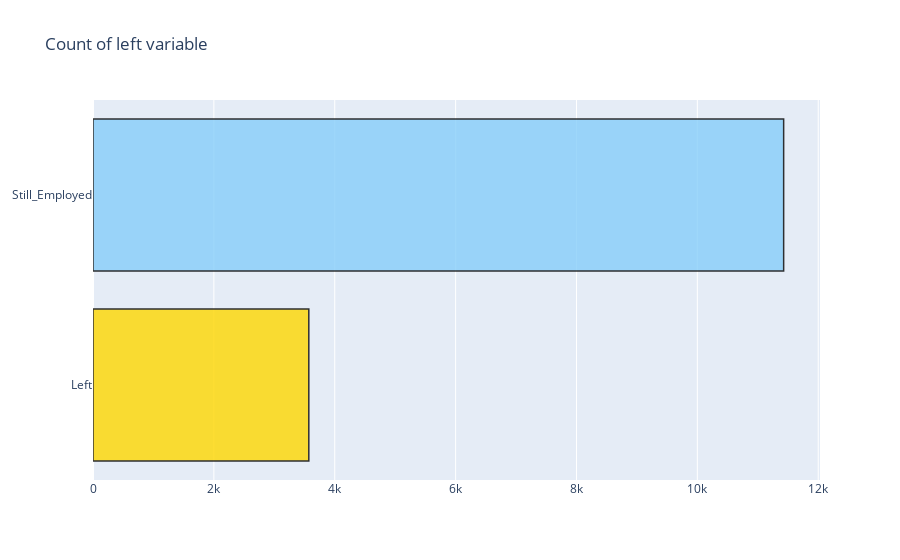
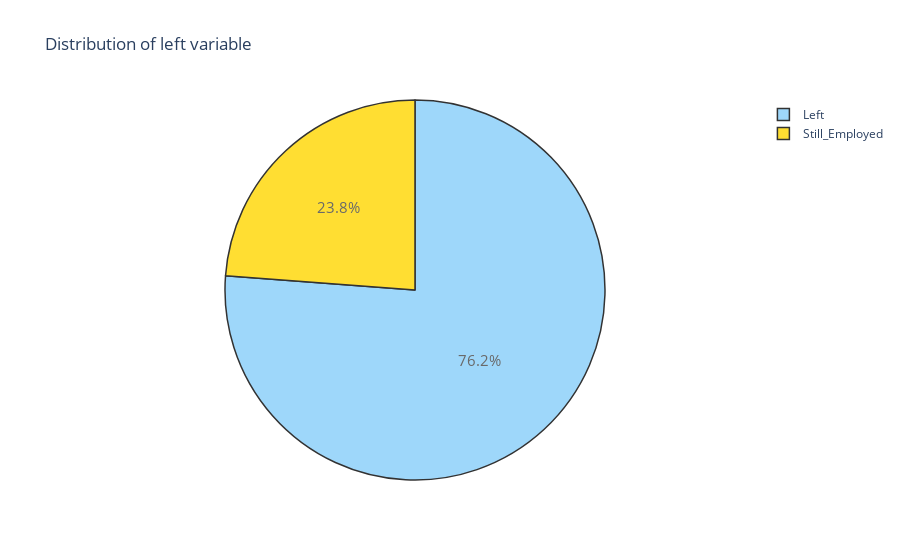

The cell these charts' notebook holds for them, in order:
### Markdown cell above
### 2.2 Target Distribution

### Code cell
left = hr[(hr['left'] == 1)]
no_left = hr[(hr['left'] == 0)]

#------------COUNT-----------------------
trace = go.Bar(x = (len(left), len(no_left)), y = ['Left', 'Still_Employed'], orientation = 'h', opacity = 0.8, marker=dict(
        color=['gold', 'lightskyblue'],
        line=dict(color='#000000',width=1.5)))

layout = dict(title =  'Count of left variable')
                    
fig = dict(data = [trace], layout=layout)
py.iplot(fig)

#------------PERCENTAGE-------------------
trace = go.Pie(labels = ['Left', 'Still_Employed'], values = hr['left'].value_counts(), 
               textfont=dict(size=15), opacity = 0.8,
               marker=dict(colors=['lightskyblue','gold'], 
                           line=dict(color='#000000', width=1.5)))


layout = dict(title =  'Distribution of left variable')
           
fig = dict(data = [trace], layout=layout)
py.iplot(fig)

### Figure 1 — Plotly figure (JSON) as saved in the notebook; plotly's stock layout.template omitted (floating-point values rounded to 4 significant figures)
{"data": [{"marker": {"color": ["gold", "lightskyblue"], "line": {"color": "#000000", "width": 1.5}}, "opacity": 0.8, "orientation": "h", "type": "bar", "x": [3571, 11428], "y": ["Left", "Still_Employed"]}], "layout": {"title": {"text": "Count of left variable"}}}

### Figure 2 — Plotly figure (JSON) as saved in the notebook; plotly's stock layout.template omitted (floating-point values rounded to 4 significant figures)
{"data": [{"labels": ["Left", "Still_Employed"], "marker": {"colors": ["lightskyblue", "gold"], "line": {"color": "#000000", "width": 1.5}}, "opacity": 0.8, "textfont": {"size": 15}, "type": "pie", "values": [11428, 3571]}], "layout": {"title": {"text": "Distribution of left variable"}}}
